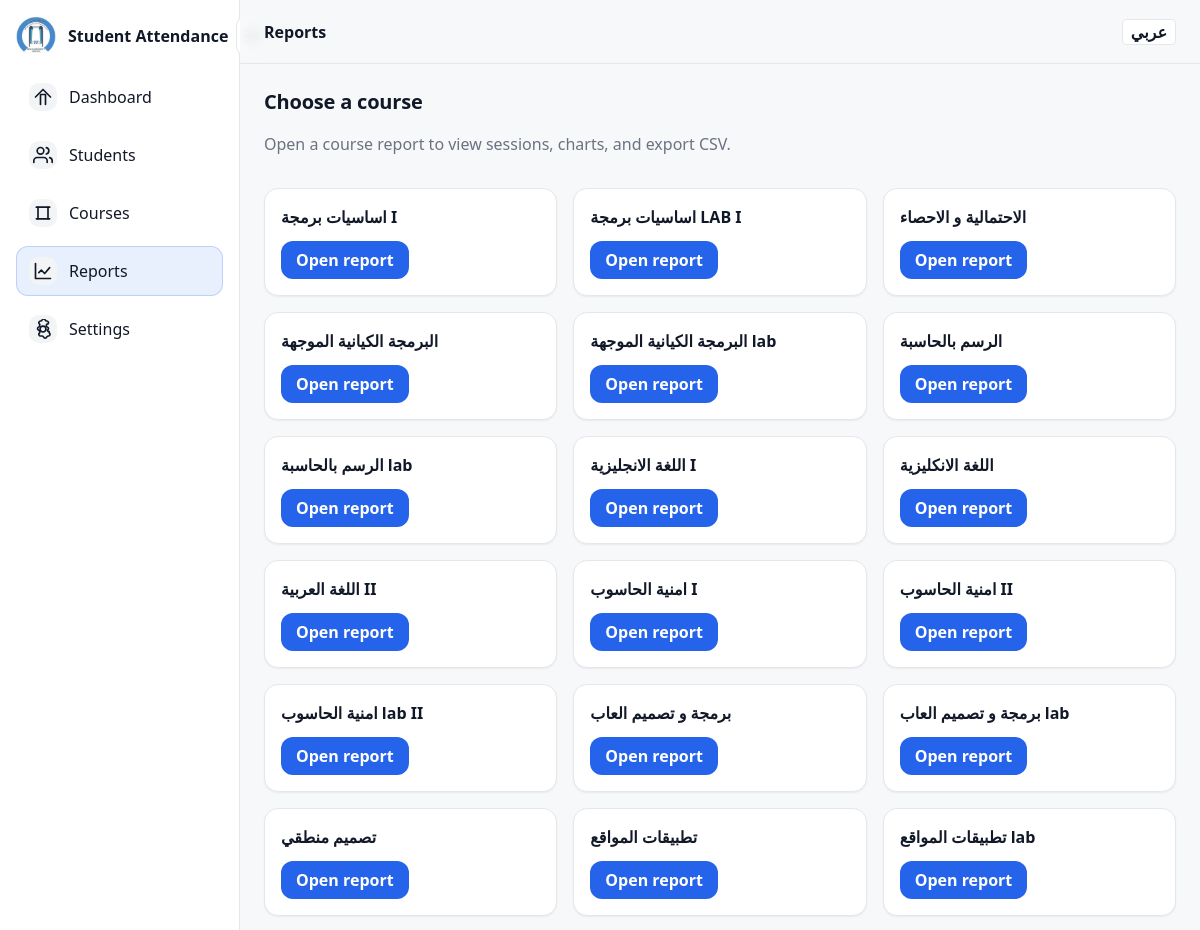
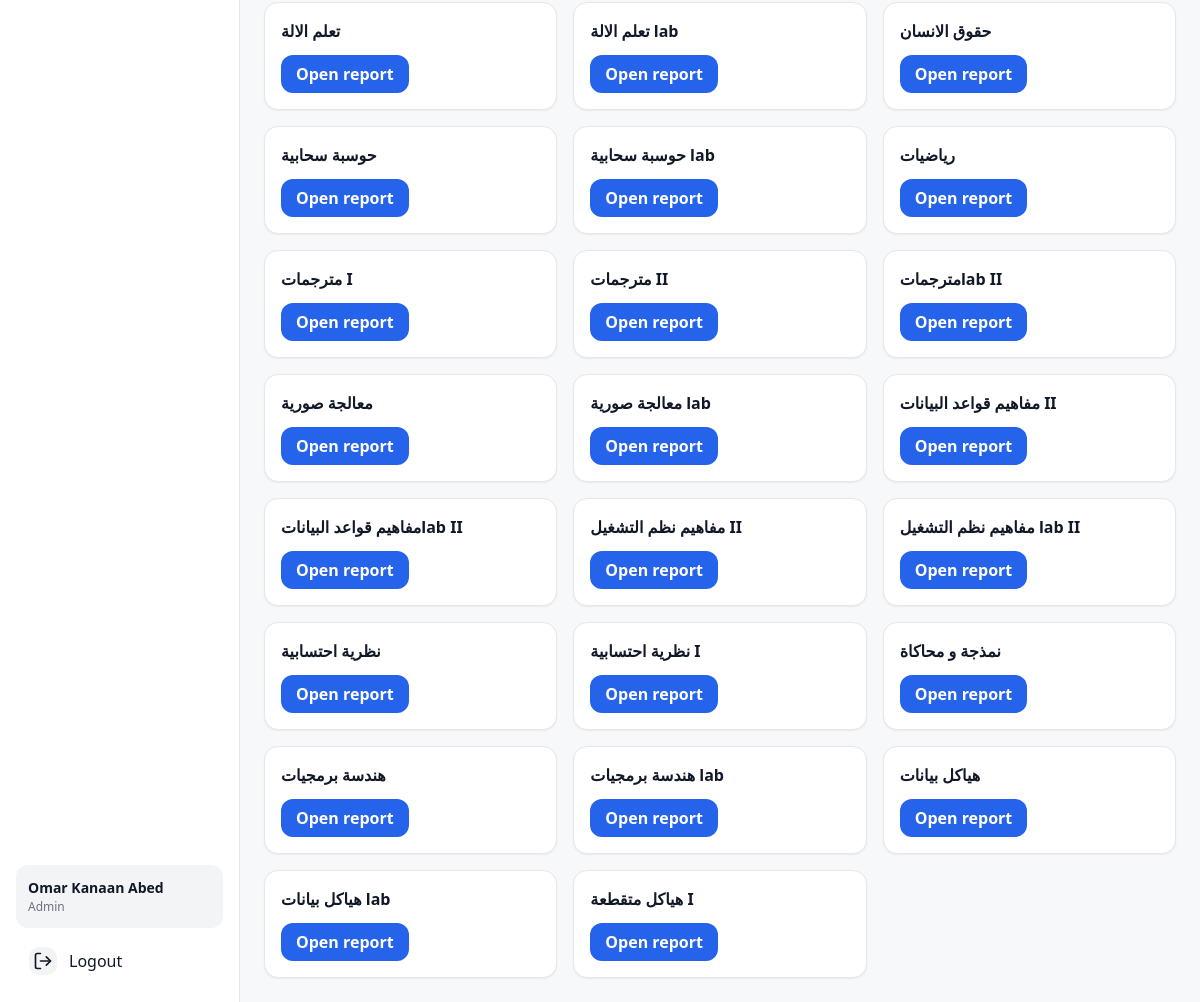
The app's page /reports (signed in) with its own data (2 pictures, top to bottom).
### tables this page shows
CREATE TABLE courses (
            id INTEGER PRIMARY KEY AUTOINCREMENT,
            course_name TEXT NOT NULL,
            teacher_id INTEGER,
            stage_id INTEGER NOT NULL,
            semester_id INTEGER NOT NULL,
            FOREIGN KEY (teacher_id) REFERENCES users (id),
            FOREIGN KEY (stage_id) REFERENCES stages (id),
            FOREIGN KEY (semester_id) REFERENCES semesters (id)
        );

### app.py (the view, shortened to what this page needs)
@app.route('/reports')
@login_required
def reports_home():
    conn = get_db_connection()
    user_role = session.get('role', 'teacher')
    user_id = session.get('user_id')
    user_dept_id = session.get('department_id')
    if user_role == 'teacher':
        courses = conn.execute(
            """
            SELECT c.*
            FROM courses c
            JOIN stages s ON c.stage_id = s.id
            JOIN stage_semesters ss ON (ss.stage_id = c.stage_id AND ss.semester_id = c.semester_id)
            WHERE c.teacher_id = ? AND ss.is_active = 1 AND s.department_id = ?
            ORDER BY c.course_name
            """,
            (user_id, user_dept_id)
        ).fetchall()
    else:
        courses = conn.execute('SELECT * FROM courses ORDER BY course_name').fetchall()
    conn.close()
    return render_template('reports_home.html', courses=courses)

### app.py (called while the page is built)
def get_locale():
    return session.get('lang', 'en')

@app.context_processor
def inject_lang():
    return dict(lang=session.get('lang', 'en'))

def get_db_connection():
    conn = sqlite3.connect('attendance.db')
    conn.row_factory = sqlite3.Row
    conn.execute('PRAGMA foreign_keys = ON')
    return conn

def login_required(f):
    from functools import wraps
    @wraps(f)
    def decorated_function(*args, **kwargs):
        if 'logged_in' not in session:
            return redirect(url_for('login'))
        return f(*args, **kwargs)
    return decorated_function

### templates/reports_home.html (shortened to what this page needs)
{% extends "base.html" %}
{% block page_title %}{{ _('Reports') }}{% endblock %}
{% block content %}
<div class="page">
    <div class="page-head">
        <div>
            <h2 class="h2">{{ _('Choose a course') }}</h2>
            <p class="muted">{{ _('Open a course report to view sessions, charts, and export CSV.') }}</p>
        </div>
    </div>
    {% if courses %}
    <div class="grid cards">
        {% for course in courses %}
        <div class="card">
            <div class="card-title">{{ course.course_name }}</div>
            <div class="card-actions">
                <a class="btn btn-primary" href="{{ url_for('reports', course_id=course.id) }}">{{ _('Open report') }}</a>
            </div>
        </div>
        {% endfor %}
    </div>
    {% else %}
    <div class="card empty">
        <div class="empty-title">{{ _('No courses found') }}</div>
        <div class="muted">{{ _('Create a course on the Dashboard first.') }}</div>
    </div>
    {% endif %}
</div>
{% endblock %}

### static/style.css (style rules this page uses)
* { box-sizing:border-box }
html,body { height:100% }
body { margin:0;font-family:system-ui,-apple-system,Segoe UI,Roboto,Arial,sans-serif;background:#F7F8FA;color:#111827;line-height:1.5 }
:root { --bg:#F7F8FA;--surface:#FFFFFF;--border:#E5E7EB;--text:#111827;--muted:#6B7280;--primary:#2563EB;--primaryHover:#1D4ED8;--green:#16A34A;--red:#DC2626;--amber:#F59E0B;--shadow:0 1px 2px rgba(0,0,0,.06) }
a { color:var(--primary);text-decoration:none }
.page { display:flex;flex-direction:column;gap:16px }
.page-head { display:flex;align-items:flex-start;justify-content:space-between;gap:16px;flex-wrap:wrap }
.h2 { margin:0;font-size:20px;line-height:28px;font-weight:800;letter-spacing:-.01em }
.muted { color:var(--muted) }
.card { background:var(--surface);border:1px solid var(--border);border-radius:14px;box-shadow:var(--shadow);padding:16px }
.card-title { font-weight:700;margin-bottom:8px }
.card-actions { display:flex;gap:8px;margin-top:12px }
.grid { display:grid;gap:16px }
.grid.cards { grid-template-columns:repeat(auto-fit,minmax(260px,1fr)) }
.btn { display:inline-flex;align-items:center;justify-content:center;gap:8px;padding:10px 14px;border-radius:12px;border:1px solid transparent;font-weight:700;cursor:pointer;transition:background 300ms ease,border-color 300ms ease,transform 300ms ease,color 300ms ease;line-height:1 }
.btn-primary { background:var(--primary);color:#fff }

### records on screen
courses: course_name "اساسيات برمجة I"
courses: course_name "اساسيات برمجة LAB I"
courses: course_name "الاحتمالية و الاحصاء"
courses: course_name "البرمجة الكيانية الموجهة"
courses: course_name "البرمجة الكيانية الموجهة lab"
courses: course_name "الرسم بالحاسبة"
courses: course_name "الرسم بالحاسبة lab"
courses: course_name "اللغة الانجليزية I"
courses: course_name "اللغة الانكليزية"
courses: course_name "اللغة العربية II"
courses: course_name "امنية الحاسوب I"
courses: course_name "امنية الحاسوب II"
courses: course_name "امنية الحاسوب lab II"
courses: course_name "برمجة و تصميم العاب"
courses: course_name "برمجة و تصميم العاب lab"
courses: course_name "تصميم منطقي"
courses: course_name "تطبيقات المواقع"
courses: course_name "تطبيقات المواقع lab"
courses: course_name "تعلم الالة"
courses: course_name "تعلم الالة lab"
courses: course_name "حقوق الانسان"
courses: course_name "حوسبة سحابية"
courses: course_name "حوسبة سحابية lab"
courses: course_name "رياضيات"
courses: course_name "مترجمات I"
courses: course_name "مترجمات II"
courses: course_name "مترجماتlab II"
courses: course_name "معالجة صورية"
courses: course_name "معالجة صورية lab"
courses: course_name "مفاهيم قواعد البيانات II"
courses: course_name "مفاهيم قواعد البياناتlab II"
courses: course_name "مفاهيم نظم التشغيل II"
courses: course_name "مفاهيم نظم التشغيل lab II"
courses: course_name "نظرية احتسابية"
courses: course_name "نظرية احتسابية I"
courses: course_name "نمذجة و محاكاة"
courses: course_name "هندسة برمجيات"
courses: course_name "هندسة برمجيات lab"
courses: course_name "هياكل بيانات"
courses: course_name "هياكل بيانات lab"
courses: course_name "هياكل متقطعة I"

### other values on screen
{{ session.full_name }} "Omar Kanaan Abed"
{{ session.role.replace('_', ' ').title() }} "Admin"
